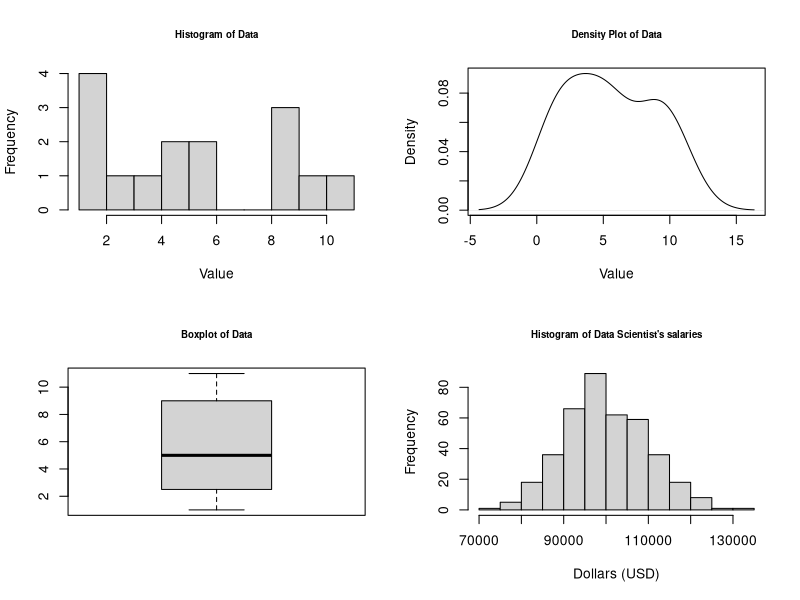
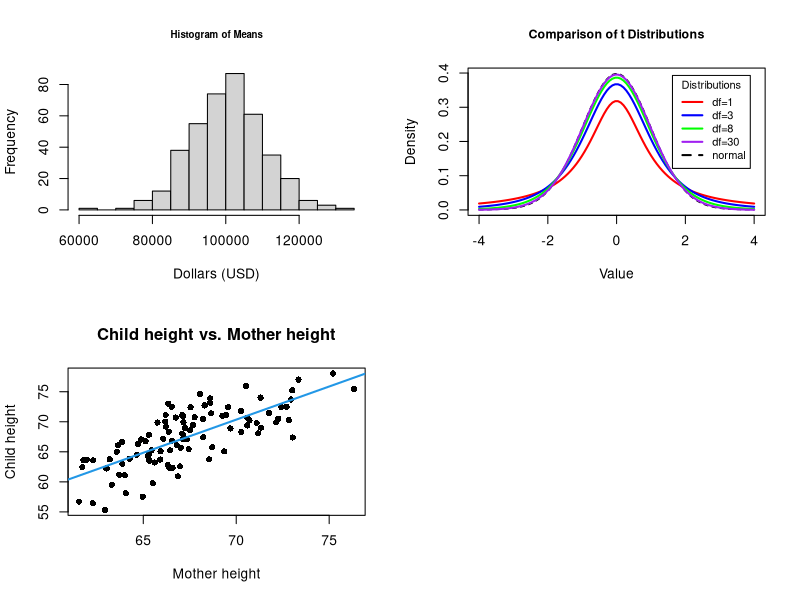

Source code (R) for these figures, in order:
## ---- chunk 1
knitr::opts_chunk$set(echo = TRUE)
## ---- chunk 2
log10(10000)
## ---- chunk 3
3^8
exp(4)
## ---- chunk 4
log(exp(3))
## ---- chunk 5
log10(100)
## ---- chunk 6
log10(1/10)
## ---- chunk 7
log10(0)
## ---- chunk 8
#fill by row
Z <- matrix(data = c(1,2,3,4,5,6,7,8,9),nrow = 3, ncol = 3, byrow = TRUE)
print(Z)

#fill by column
Y <- matrix(data = (1:9), nrow = 3, ncol = 3, byrow = FALSE)
print(Y)
## ---- chunk 9
# Matrix A
A <- matrix(data = c(1,2,5,3,4,7), nrow = 2, ncol = 3, byrow = TRUE)

print(A)

# Transpose of A
t(A)
## ---- chunk 10
# Identity Matrix: use diag() to create an identity matrix
# I = 4x4 identity matrix
I <- diag(4)
print(I)
class(I) #tells you the object class; in this case, a matrix!
## ---- chunk 11
X1 <- matrix(data = c(1,0,0,0,4,0,0,0,5), nrow = 3, byrow = TRUE)
print(X1)

# To obtain the obtain the values of the diagonal of an n x n matrix
diag(X1)

# We could also create an empty matrix and assign values to the diagonal
X2 <- matrix(data = 0, nrow = 3, ncol = 3)
diag(X2) <- c(1,2,3)
print(X2)
## ---- chunk 12
# Create 2 3 by 3 matrices of zeros (save them as V and W)
V <- W <- matrix(data = 0, nrow = 3, ncol = 3, byrow = TRUE)
print(W)

# Use upper.tri() or lower.tri() to change the elements of the upper triangular matrix 
# or lower triangular matrix, respectively. 

#upper.tri() returns a 3 by 3 matrix with TRUE's in the upper triangle and FALSE's everywhere else:
upper.tri(W, diag = TRUE) 

#we can then assign values to the upper triangle of W using square brackets
W[upper.tri(W, diag = TRUE)] <- c(1:6)
print(W)

# Lower Triangular 
V[lower.tri(V, diag = TRUE)] <- c(1:6)
print(V)
## ---- chunk 13
U <- matrix(data = c(1:4), nrow = 2, byrow = TRUE)
print(U)

# Use the solve() function to obtain the inverse of a matrix
invU <- solve(U)
print(invU)

# We can then perform matrix multiplication using %*%
# Note that, if we just use *, R will multiply the two matrices element-wise, instead of using 
# Matrix multiplication  

# Confirm you get an identity matrix   
result1 <- U %*% invU
result2 <- invU %*% U
round(result1, digits=2) #this rounds to two decimal places  
round(result2, digits=2)
## ---- chunk 14
# Use det() to obtain the determinant of a matrix
det(U)
## ---- chunk 15
# Using the above matrices (Z and Y) we will calculate Z+Y and Z-Y  
# Note: the dim() function gives the dimensions of a matrix (rows first, then columns)
# Adding/subtracting matrices will produce a matrix of the same dimension
dim(Z) 
dim(Y)
dim(Z + Y)
dim(Z - Y)
Z + Y
Z - Y
## ---- chunk 16
# Multiplying a matrix by a scalar will produce a matrix of the same dimension
# Suppose that c = 3

3 * Z 
## ---- chunk 17
m1 <- matrix(data = c(3,4,2,5,1,2), nrow = 3, ncol = 2, byrow = TRUE)
print (m1) 
dim(m1)

m2 <- matrix(data = c(7,2,1,3,5,2), nrow = 2, ncol = 3, byrow = TRUE)
print(m2)
dim(m2)

# Matrix multiplication
m1 %*% m2

# It is important to note that when multiplying matrices we need to use %*% rather than *; using * will multiply the values element-wise.   
## ---- chunk 18
Z + Y
Y + Z
## ---- chunk 19
(Z + Y) + X1
Z + (Y + X1)
## ---- chunk 20
(Z %*% Y) %*% X1
Z %*% (Y %*% X1)
## ---- chunk 21
(Z + Y) %*% X1
(Z %*% X1) + (Y %*% X1)
## ---- chunk 22
A
Im <- diag(x = 1, nrow = 2)
In <- diag(x = 1, nrow = 3)

Im %*% A
A %*% In
## ---- chunk 23
Z %*% Y
Y %*% Z
## ---- chunk 24
M1 <- matrix(data = c(2,4,2,1,3,0,1,6,2),
             nrow = 3, ncol = 3, byrow = TRUE)
M2 <- matrix(data = c(1,5,0,-2,-3,0,1,9,5),
             nrow = 3, ncol = 3, byrow = TRUE)

M1 + M2
## ---- chunk 25
M3 <- matrix(data = c(2,-2,4,1,2,2), nrow = 3, ncol = 2, byrow = FALSE)
M4 <- matrix(data = c(5,3,2,4,-1,2), nrow = 2, ncol = 3, byrow = FALSE)

M3 %*% M4
## ---- chunk 26
A <- matrix(data = c(1,2,3,5,4,0), nrow = 3, ncol = 2, byrow = TRUE)
B <- matrix(data = c(4,1,7,4,2,0),nrow = 3, ncol=2, byrow = FALSE)

t(A) %*% B  
## ---- chunk 27
t(B) %*% A
## ---- chunk 28
A <- matrix(data = c(1,2,1,2,2,0,1,1,1), nrow = 3, ncol = 3, byrow = TRUE)

#Use the solve() to find the inverse of a matrix
solve(A)

B <- matrix(data = c(-1, 0.5, 1, 1, 0, -1, 0, -0.5, 1), nrow = 3, ncol = 3, byrow = TRUE)

#Use the solve() to find the inverse of a matrix
solve(B)

A %*% B
## ---- chunk 29
A <- matrix (data= (1:12), nrow = 4, ncol = 3, byrow = FALSE)
B <- matrix (data = (1:24), nrow = 3, ncol = 8, byrow = TRUE)
## ---- chunk 30
A %*% B
dim(A%*%B)
## ---- chunk 31
# Running B %*% A produces errors
## ---- chunk 32
M5 <- matrix(data = c(1, -2, 4, 3), nrow = 2, ncol = 2, byrow = TRUE)
det(M5)
## ---- chunk 33
dat <- c(1,2,3,5,5,4,6,6,1,2,10,11,9,9,9) #save a vector of values

# Mean
mean(dat)

# Median 
median(dat)

# Mode -- R does not have a built in function for mode but you can use the table function to see what the most common value is
table(dat)
as.numeric(names(table(dat))[which.max(table(dat))]) #an ugly hack to find the mode
## ---- chunk 34
# Range
#the range function actually returns the minimum and maximum of dat in a vector
range(dat) 

#to calculate the range, we can subtract the first element in range(dat) (the minumum) 
#from the second element in range(dat) (the maximum)
range(dat)[2]-range(dat)[1]

#another option is to use the diff() function, which calculates the difference between two values
diff(range(dat))

# Variance of a set of values can be calculated using the var() function 
var(dat)

# Standard Deviation can be calculated using the sd() function
sd(dat)

# Show that the square root of the variance gives the same output as sd() 
sqrt(var(dat))

#this creates a 2 by 2 grid in which to place the following three plots
par(mfrow=c(2,2))
## ---- chunk 35
#plot a histogram of data:  
hist(dat, 
     main = "Histogram of Data", 
     cex.main = 0.7, 
     xlab = "Value", 
     breaks = 10)

#plot the smoothed density of data: 
plot(density(dat), 
     main = "Density Plot of Data", 
     cex.main = 0.7, 
     xlab = "Value")  

#make a boxplot of data: 
boxplot(dat, 
        main = "Boxplot of Data", 
        cex.main = 0.7)
## ---- chunk 36
flip3 <- function() {
  # A function to flip 3 coins - we'll sample three separately and then use the
  #   paste() function to paste the three together.
      temp <- sample(c("H","T"), size=3, replace=T)
      return(paste(temp, collapse="")) #collapse turns three results into one "word"
}

# Initializing the vector to store all the experiment outcomes (sets of 3 flips)
outcomes <- vector()

# Do the experiment 10,000 times
for (i in 1:10000) {
    outcomes[i] <- flip3()
}

# The unique command prints only the unique outcomes in a vector.
unique(outcomes)
## ---- chunk 37
## ANSWER:
drop3 <- function() {
  temp <- sample(c("U","D","S"), size=3, replace=T)
  return(paste(temp, collapse=""))
}

outcomes <- vector()

for (i in 1:10000) {
  outcomes[i] <- drop3()
}

unique(outcomes)
length(unique(outcomes))
## ---- chunk 38
## ANSWER:
pick2 <- function() {
      temp <- sample(c(1,2,3), size=2, replace=T)
      return(paste(temp, collapse=" "))
}

outcomes <- vector()

for (i in 1:10000) {
    outcomes[i] <- pick2()
}

unique(outcomes)
## ---- chunk 39
## ANSWER:
pick2 <- function() {
      temp <- sample(c(1,2,3), size=2, replace=F)
      return(paste(temp, collapse=" "))
}

outcomes <- vector()

for (i in 1:10000) {
    outcomes[i] <- pick2()
}

unique(outcomes)
## ---- chunk 40
## ANSWER: 
pick2 <- function() {
      temp <- sort(sample(c(1,2,3), size=2, replace=T))
      return(paste(temp, collapse=" "))
}

outcomes <- vector()

for (i in 1:10000) {
    outcomes[i] <- pick2()
}

unique(outcomes)
## ---- chunk 41
## Generate the sample space for flipping a coin 3 times.
## Used in the code below
flip3 <- function() {
      temp <- sample(c("H","T"), size=3, replace=T)
      return(paste(temp, collapse="")) 
}
outcomes <- vector()
for (i in 1:10000) {
  outcomes[i] <- flip3()
}
sample.space <- unique(outcomes)

## ---- chunk 42
print(sample.space)

sample.space[2]

sample.space[1:3]

sample.space[c(2,5)]
## ---- chunk 43
x <- 1:10
y <- 8:12
y %in% x
y[which(y %in% x)]
## ---- chunk 44
x <- 1:10
y <- 8:12
## ---- chunk 45
## Answer:
union(x,y)
intersect(x,y)
setdiff(x,y)
## ---- chunk 46
## ANSWER:
union(y,x)
intersect(y,x)
setdiff(y,x)

## Answer: 
# The order doesnt matter in the first two because the operations are symmetrical.
# The difference is not symmetrical because we're taking the area of the second from the area of the first. 
## ---- chunk 47
## ANSWER: 
s <- 1:15 # A sample space of number 1-15

setdiff(s,x) # The complement of x in sample space s

## ---- chunk 48
#calculate height of a standard normal PDF at x=0
dnorm(x=0, mean=0, sd=1)

#calculate the area under the curve of a standard normal PDF on the interval (-Inf,1.96)
pnorm(q=1.96, mean=0, sd=1)

#calculate the quantile for a 97.5th percentile value on a standard normal PDF
qnorm(p=.975, mean=0, sd=1)

#sample 5 values from a normal distribution with mean=0 and sd=1
rnorm(n=5, mean=0, sd=1)
## ---- chunk 49
#set the seed for reproducibility. Note the choice of 102 was random. 
#you may want to include this when using random sampling functions to ensure the same results every time
set.seed(102)

#take a random sample of 400 values from a normal distribution with mean 100,000 and sd 10,000
DS_salary <- rnorm(n = 400, mean = 100000, sd = 10000)   

#when we calculate the mean and sd of these values, we should get close to 
#100,000 and 10,000 respectively  
mean(DS_salary)
sd(DS_salary)

#plot a histogram of the salaries:  
hist(DS_salary, 
     main = "Histogram of Data Scientist's salaries", 
     cex.main = 0.7, 
     xlab = "Dollars (USD)", 
     breaks = 10)
## ---- chunk 50
means <- vector()

for(i in 1:100){
  DS_salary <- rnorm(n = 400, mean = 100000, sd = 10000) 
  means[i] <- mean(DS_salary) 
}

mean(means)
sd(means)

#plot a histogram of the means:  
hist(DS_salary, 
     main = "Histogram of Means", 
     cex.main = 0.7, 
     xlab = "Dollars (USD)", 
     breaks = 10)
## ---- chunk 51
#save the mean, standard deviation, and sample size
mean_ <- 100000
sd_ <- 10000
n <- 400

#note: qnorm gives quantiles for a standard normal distribition
#for example, qnorm(0.975) gives the 97.5th percentile value for a standard normal distribution
#(standard normal means mean=0 and sd=1)
error <- qnorm(0.975)*sd_/sqrt(n)
mean_ - error # lower bound of confidence interval
mean_ + error # upper bound of confidence interval
## ---- chunk 52
# Find proportion of sample means that are 2 points greater or less than the state average  

#2 ways to calculate (lower.tail=FALSE forces the function to calculate the upper tail directly)
1 - pnorm(q=72, mean = 70, sd = 1)
pnorm(q=72, mean = 70, sd = 1, lower.tail = FALSE)
## ---- chunk 53
x <- seq(-4, 4, length=100) #creates a vector of 100 equally spaced values between -4 and 4
zdist <- dnorm(x) #calculates height of a standard normal probability distribution at each value in x

degf <- c(1, 3, 8, 30) #save a vector of degrees of freedom for each t distribution
colors <- c("red", "blue", "green", "purple", "black") #save a vector of colors for the plots
labels <- c("df=1", "df=3", "df=8", "df=30", "normal") #save a vector of labels (used in legend)

plot(x=x, #give x coordinates to plot
     y=zdist, #give corresponding y coordinates
     type="l", #specify that we want a line connecting the dots
     lty=2, #make that line a little thicker (default is 1)
     xlab="Value", #give an x-axis label
     ylab="Density",  #give a y-axis label
     main="Comparison of t Distributions", #title the plot
     cex.main=0.9) #make the plot title a little smaller (default is 1)

for (i in 1:4){
  #lines() function adds lines to the plot instead of creating new plots
  lines(x=x, 
        y=dt(x=x,df=degf[i]), #now use dt() to get height of a t distribution with specified df
        lwd=2, 
        col=colors[i]) 
}

legend(x="topright",  #location for legend
       inset=.05, #add a slight inset for the legend location
       title="Distributions", #title the legend
       legend=labels, #specify text for the legend
       lwd=2, #change the size of the lines in the legend to be thicker (default is 1)
       lty=c(1, 1, 1, 1, 2), #change the line type of the lines in the legend (default is 1; dotted is 2)
       col=colors, #specify colors of the lines in the legend
       cex= 0.8) #make the legend a little smaller overall (default is 1)
## ---- chunk 54
# Create some fake data
set.seed(102)
x <- rnorm(100)
y <- rnorm(100)
z <- x+rnorm(100,0,.4)
w <- -x+rnorm(100,0,.4)

# Calculate covariances
cov(x,z) # Positive covariance
cov(x,y) # No covariance
cov(x,w) # Negative covariance

# Calculate correlations
cor(x,z) # Positive correlation
cor(x,y) # No covariance
cor(x,w) # Negative covariance
## ---- chunk 55
# Create some fake data
set.seed(102)
child_height <- rnorm(100, 67,3)
mother_height <- child_height+rnorm(100,0,3)

# We can use lm() to fit a linear model for example lm(y~x) and store the fit
fit1 <- lm(mother_height~child_height)

plot(child_height, mother_height, pch=16, 
     main="Child height vs. Mother height",
     xlab="Mother height", ylab="Child height")
abline(fit1, col=4, lwd=2)

# The summary() function produces the summary results of fitted models 
summary(fit1)
